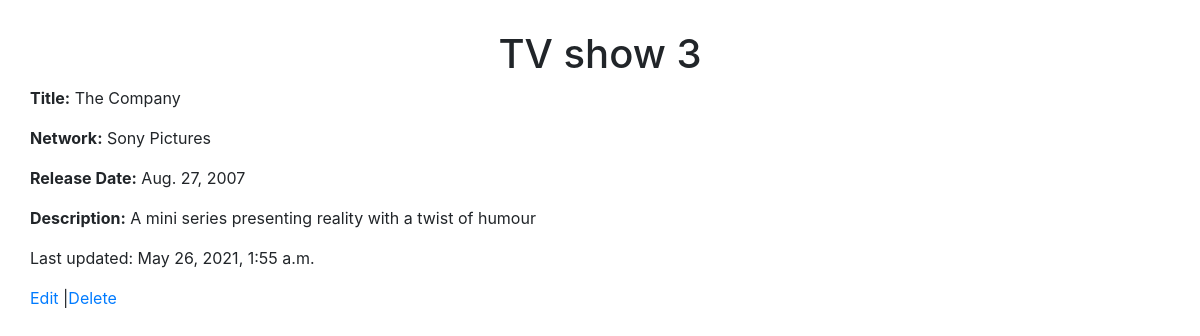
The app's page /show/3 with its own data.
### TV_shows_app/models.py (models this page shows)
class Show(models.Model):
    title= models.CharField(max_length=255)
    network= models.CharField(max_length=255)
    release_date= models.DateField(null=True, blank=True)
    description= models.TextField()
    created_at= models.DateTimeField(auto_now_add=True)
    updated_at= models.DateTimeField(auto_now=True)

### TV_shows_app/views.py (the view)
# urls.py: path('show/<int:show_id>', views.show),
def show(request, show_id):
    show_select = Show.objects.get(id=show_id)
    context = {
        'show': show_select
    }
    return render(request, 'show.html', context)

### TV_shows_app/templates/show.html (shortened to what this page needs)
<!DOCTYPE html>
<html lang="en">
<head>
    <link rel="stylesheet" href="https://maxcdn.bootstrapcdn.com/bootstrap/4.0.0/css/bootstrap.min.css">
    {% load static %}
    <link rel="stylesheet" href="{% static 'styles.css' %}">
</head>
<body>
    <div class="container-md">
        <div class="head">
            <h1> TV show {{show.id}}</h1>
        </div>
        <div class="showDetails">
            <p><b>Title:</b> {{ show.title }}</p>
            <p><b>Network:</b> {{ show.network }}</p>
            <p><b>Release Date:</b> {{ show.release_date }}</p>
            <p><b>Description:</b> {{ show.description }}</p>
        </div>
        <div class="head">
            <p> Last updated: {{show.updated_at}}</p>
            <p> <a href="edit/{{ show.id}}">Edit</a> |<a href="delete/{{ show.id}}">Delete</a> </p>
        </div>
    </div>
</body>
</html>

### TV_shows_app/static/styles.css (style rules this page uses)
* { margin: 0; padding: 0; }
.container-md { margin:auto; padding: 30px; }
h1 { text-align:center; }

### records on screen
Show: id "3", title "The Company", network "Sony Pictures", release_date "Aug. 27, 2007", description "A mini series presenting reality with a twist of humour", updated_at "May 26, 2021, 1:55 a.m."
